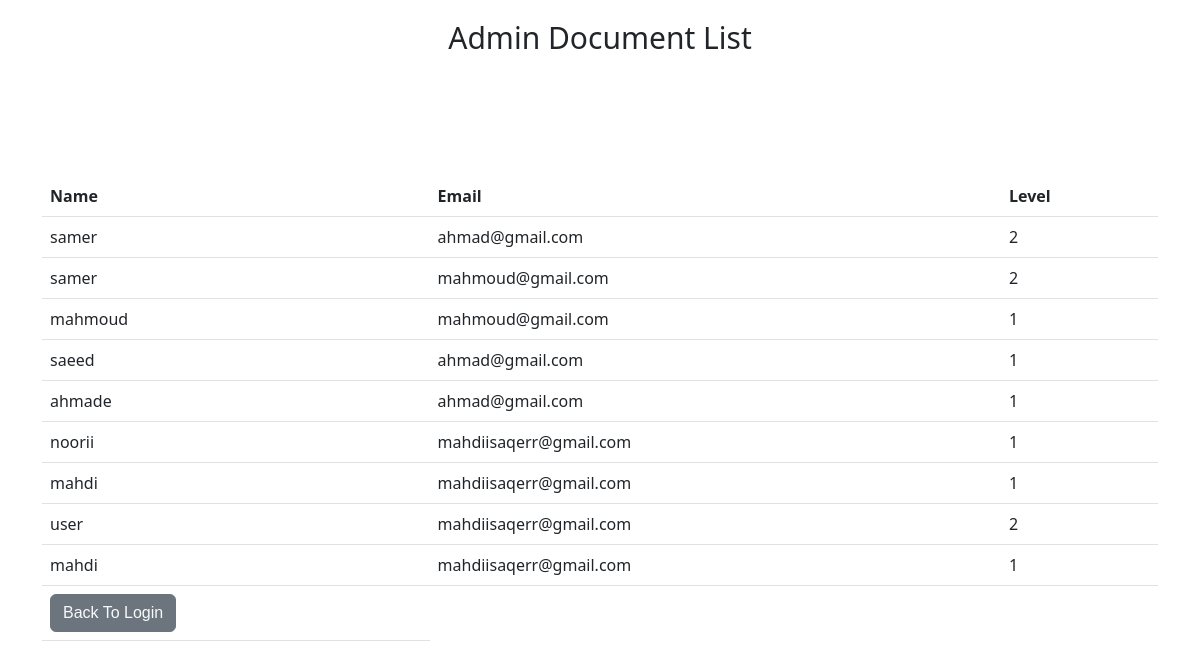
The app's page /HomeUser.php with its own data.
### tables this page shows
CREATE TABLE `users` (
  `id` int(11) NOT NULL,
  `name` varchar(40) DEFAULT NULL,
  `email` varchar(40) DEFAULT NULL,
  `level` varchar(40) DEFAULT NULL,
  `password` varchar(40) DEFAULT NULL,
  `image` varchar(255) NOT NULL
);

### conection.php (called while the page is built, shortened)
<?php
class loginlogout
{
    public static function connect()
    {
        try {
            $con = new PDO('mysql:host=localhost;dbname=loginlogoutsystem', 'root', '');
            return $con;
        } catch (PDOException $erro1) {
            echo $erro1->getMessage();
        } catch (Exception $erro2) {
            echo $erro2->getMessage();
        }
    }
    public static function selectdatauser(){
        $p=loginlogout::connect()->prepare('SELECT name,email,level FROM users ');
        $p->execute();
        $data = $p->fetchAll(PDO::FETCH_ASSOC);
        return $data;
    }
}

### HomeUser.php (the view, shortened to what this page needs)
<!DOCTYPE html>
<html lang="en">
<head>
    <link rel="stylesheet" href="https://cdn.jsdelivr.net/npm/bootstrap@5.2.3/dist/css/bootstrap.min.css">
</head>
<body>
    <h1>Admin Document List </h1>
    <div class="container">
        <table class="table">
            <thead>
                <tr>
                    <th scope="col">Name</th>
                    <th scope="col">Email</th>
                    <th scope="col">Level</th>
                </tr>
            </thead>
            <tbody>
                <?php
                require('./conection.php');
                $p = loginlogout::selectdatauser();
                if (count($p) > 0) {
                    for ($i = 0; $i < count($p); $i++) {
                        foreach ($p[$i] as $key => $value) {
                            if ($key != 'id') {
                                echo '<td>' . $value . '</td>';
                            }
                        }
                        ?>
                        <?php
                    }
                }
                ?>
                <div>
                <td><button class="btn btn-secondary"><a href="login.php" class="text-light">Back To Login</a></button></td>
                </div>
            </tbody>
        </table>
    </div>
</body>
</html>

### HomeUser.php (style rules this page uses)
.container { margin-top: 10%; margin-bottom: 20%; }
.btn { font-family: 'Gill Sans', 'Gill Sans MT', Calibri, 'Trebuchet MS', sans-serif; text-decoration: none; }
a { text-decoration: none; }
h1 { display: flex; font-family:'Segoe UI', Tahoma, Geneva, Verdana, sans-serif; font-size: 30px; justify-content: center; margin-top: 20px; }

### records on screen
users: name "samer", email "ahmad@gmail.com", level "2"
users: name "samer", email "mahmoud@gmail.com", level "2"
users: name "mahmoud", email "mahmoud@gmail.com", level "1"
users: name "saeed", email "ahmad@gmail.com", level "1"
users: name "ahmade", email "ahmad@gmail.com", level "1"
users: name "noorii", email "mahdiisaqerr@gmail.com", level "1"
users: name "mahdi", email "mahdiisaqerr@gmail.com", level "1"
users: name "user", email "mahdiisaqerr@gmail.com", level "2"
